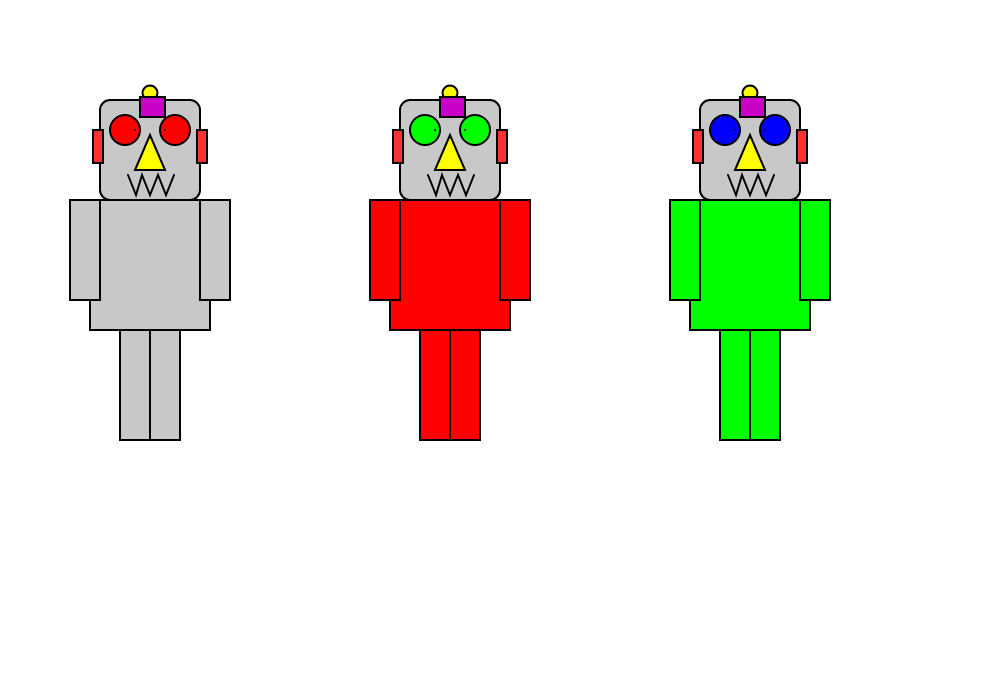
Frame 1 (no input)
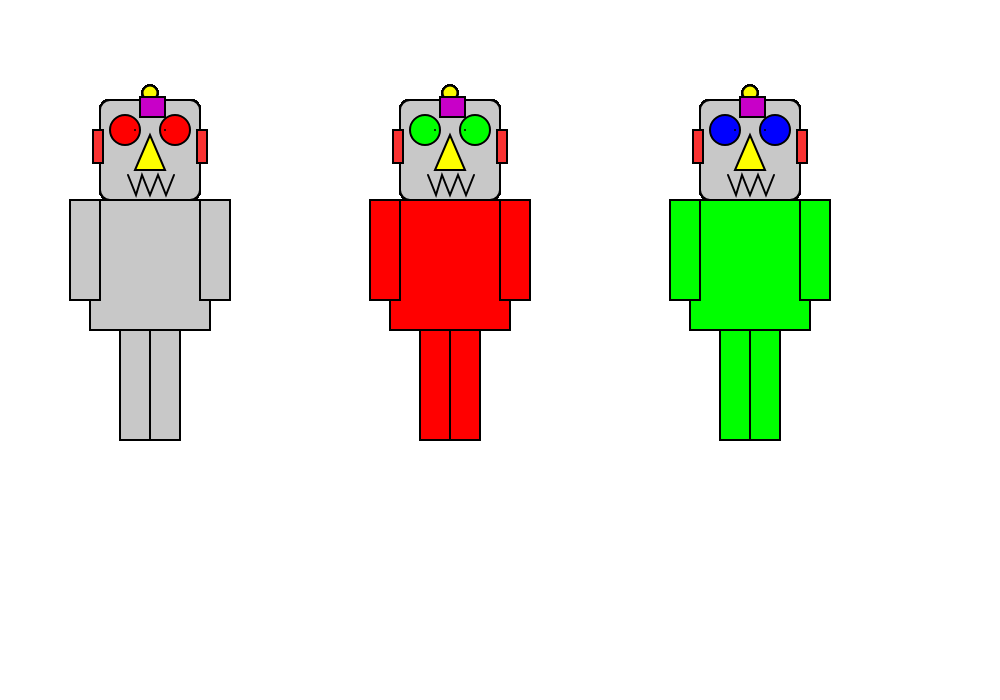
Frame 60 (no input)
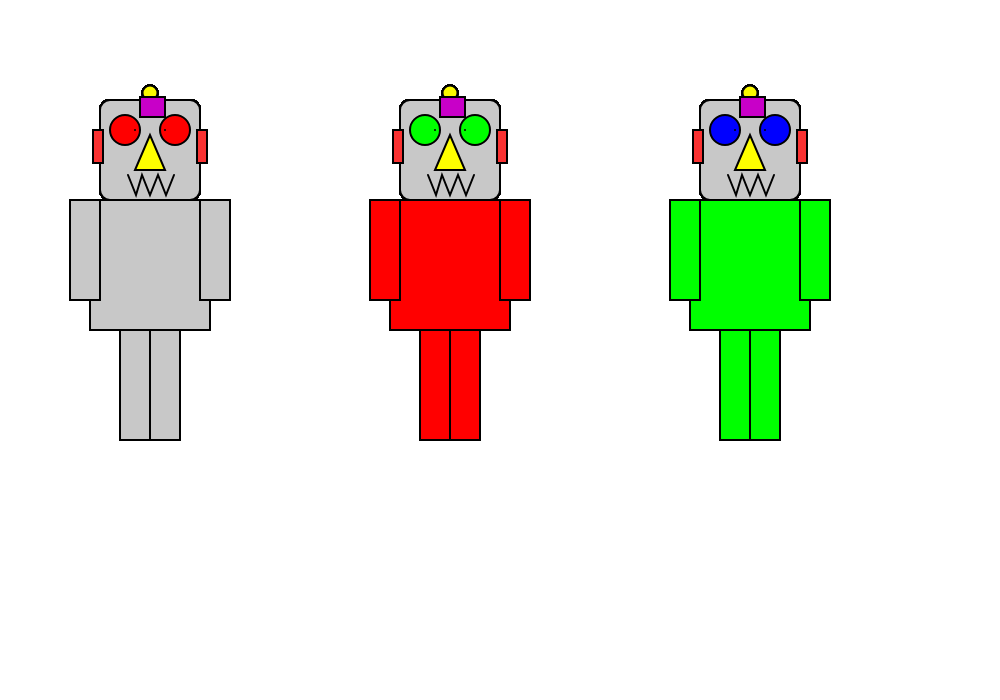
Frame 120 (the mouse pressed at the canvas centre since frame 60)

The p5.js sketch that drew these frames (run headless with seeded random() and noise() and a simulated clock; from frame 60 on, the mouse is pressed at the canvas centre):

// p5.js sketch
// ── sketch.js
function setup()
{
 //create a canvas for the robot
 createCanvas(1000, 700);
}

function draw()
{
 strokeWeight(2);

 //robot body 1 - delete this code and make your own robot body
 fill(200);
 rect(90, 200, 120, 130);
 rect(70, 200, 30, 100);
 rect(200, 200, 30, 100);
 rect(120, 330, 30, 110);
 rect(150, 330, 30, 110);

 //robot body 2 - delete this code and make your own robot body
 fill(255, 0, 0);
 rect(390, 200, 120, 130);
 rect(370, 200, 30, 100);
 rect(500, 200, 30, 100);
 rect(420, 330, 30, 110);
 rect(450, 330, 30, 110);


 //robot body 3 - delete this code and make your own robot body
 fill(0, 255, 0);
 rect(690, 200, 120, 130);
 rect(670, 200, 30, 100);
 rect(800, 200, 30, 100);
 rect(720, 330, 30, 110);
 rect(750, 330, 30, 110);


 // !!! Draw the robot heads - You shouldn't need to change this code !!!

 //robot head 1
 fill(200);
 rect(100, 100, 100, 100, 10);
    //robot head 2
 rect(400, 100, 100, 100, 10);
    //robot head 3
 rect(700, 100, 100, 100, 10);

 //ears
 fill(250, 50, 50);

 //robot ears 1
 rect(93, 130, 10, 33);
 rect(197, 130, 10, 33);

 //robot ears 2
 rect(393, 130, 10, 33);
 rect(497, 130, 10, 33);

 //robot ears 3
 rect(693, 130, 10, 33);
 rect(797, 130, 10, 33);



 //robots' antennas
 fill(250, 250, 0);
    // robot antenna 1
 ellipse(150, 93, 15, 15);
    // robot antenna 1
 ellipse(450, 93, 15, 15);
    // robot antenna 1
 ellipse(750, 93, 15, 15);

    //robots' antennas
 fill(200, 0, 200);
    // robot antenna 1
 rect(140, 97, 25, 20);
    // robot antenna 2
 rect(440, 97, 25, 20);
    // robot antenna 3
 rect(740, 97, 25, 20);


 //robot 1's eyes
 fill(255, 0, 0);
 ellipse(125, 130, 30, 30);
 point(135, 130);
 ellipse(175, 130, 30, 30);
 point(165, 130);

 //robot 2's eyes
 fill(0, 255, 0);
 ellipse(425, 130, 30, 30);
 point(435, 130);
 ellipse(475, 130, 30, 30);
 point(465, 130);

 //robot 3's eyes
 fill(0, 0, 255);
 ellipse(725, 130, 30, 30);
 point(735, 130);
 ellipse(775, 130, 30, 30);
 point(765, 130);


 //robots' noses
 fill(255, 255, 0);
    //robot 1 nose
 triangle(150, 135, 135, 170, 165, 170);
    //robot 2 nose
 triangle(450, 135, 435, 170, 465, 170);
    //robot 3 nose
 triangle(750, 135, 735, 170, 765, 170);

 //robot 1 mouth
 noFill();
 beginShape();
 vertex(128, 175);
 vertex(136, 195);
 vertex(142, 175);
 vertex(150, 195);
 vertex(158, 175);
 vertex(166, 195);
 vertex(174, 175);
 endShape();

 //robot 2 mouth
 beginShape();
 vertex(428, 175);
 vertex(436, 195);
 vertex(442, 175);
 vertex(450, 195);
 vertex(458, 175);
 vertex(466, 195);
 vertex(474, 175);
 endShape();

 //robot 3 mouth
 beginShape();
 vertex(728, 175);
 vertex(736, 195);
 vertex(742, 175);
 vertex(750, 195);
 vertex(758, 175);
 vertex(766, 195);
 vertex(774, 175);
 endShape();
}
